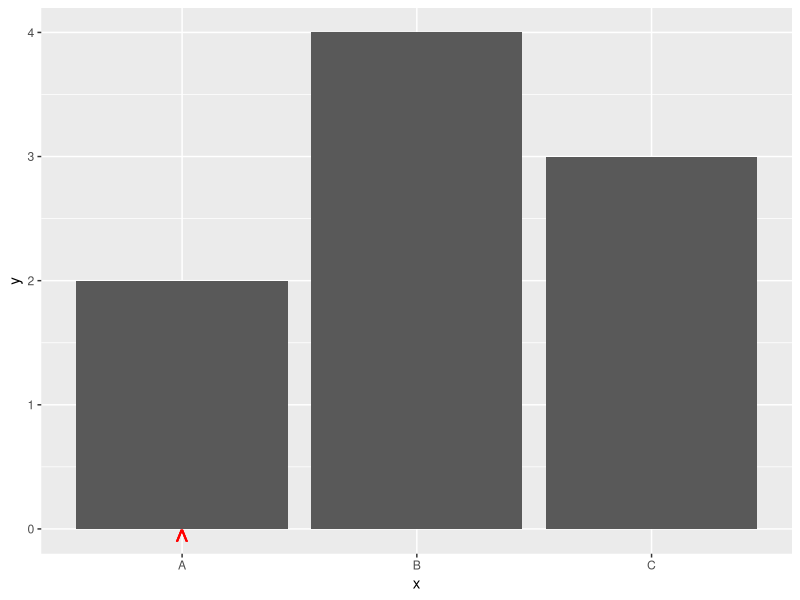
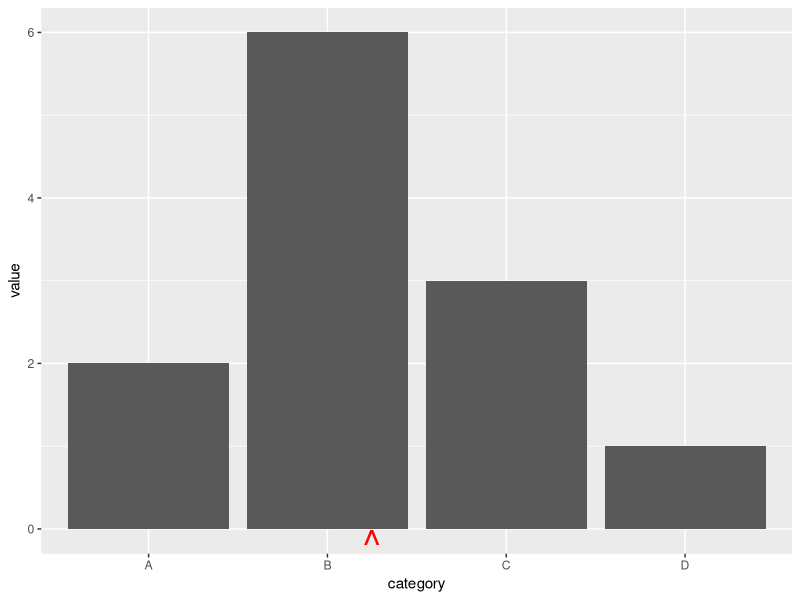

The R script that drew these images, in order:
## ---- chunk 1
knitr::opts_chunk$set(echo = TRUE)
## ---- chunk 2
library(ggplot2)

# 1. Stat to compute the balance point
StatBalPoint <- ggproto("StatBalPoint", Stat,
  required_aes = c("x", "y"),
  
  compute_group = function(data, scales) {
    # Convert x to numeric position (important for factors)
    data$x_num <- as.numeric(factor(data$x, levels = unique(data$x)))
    
    balance <- sum(data$x_num * data$y, na.rm = TRUE) / sum(data$y, na.rm = TRUE)
    
    data.frame(x = balance, y = 0, label = "^")
  }
)

# 2. Define geom_bal_point
geom_bal_point <- function(mapping = NULL, data = NULL,
                           stat = "bal_point", position = "identity",
                           ..., na.rm = FALSE, show.legend = NA,
                           inherit.aes = TRUE) {
  layer(
    stat = StatBalPoint, geom = GeomText, mapping = mapping, data = data,
    position = position, show.legend = show.legend,
    inherit.aes = inherit.aes,
    params = list(na.rm = na.rm, vjust = 1, ...)  # vjust=1 puts tip at y = 0
  )
}
## ---- chunk 3
df <- data.frame(x = c("A", "B", "C"), y = c(2, 4, 3))

ggplot(df, aes(x = x, y = y)) +
  geom_col() +
  geom_bal_point(size = 8, color = "red")

## ---- chunk 4

library(ggplot2)

# Step 1: Stat that calculates weighted average of x positions
StatBalPoint <- ggproto("StatBalPoint", Stat,
  required_aes = c("x", "y"),
  
  compute_panel = function(data, scales) {
    # Map discrete x values to numeric positions (used for geom_col())
    x_positions <- scales$x$map(data$x)

    # Weighted mean x (balance point)
    balance <- sum(x_positions * data$y, na.rm = TRUE) / sum(data$y, na.rm = TRUE)
    
    data.frame(x = balance, y = 0, label = "^")
  }
)

# Step 2: geom_bal_point() using GeomText with vertical alignment
geom_bal_point <- function(mapping = NULL, data = NULL,
                           stat = "bal_point", position = "identity",
                           ..., na.rm = FALSE, show.legend = NA,
                           inherit.aes = TRUE) {
  layer(
    stat = StatBalPoint, geom = GeomText, mapping = mapping, data = data,
    position = position, show.legend = show.legend, inherit.aes = inherit.aes,
    params = list(na.rm = na.rm, vjust = 1, ...)  # vjust = 1 aligns tip of "^" at y = 0
  )
}


df <- data.frame(
  category = c("A", "B", "C", "D"),
  value = c(2, 6, 3, 1)
)

ggplot(df, aes(x = category, y = value)) +
  geom_col() +
  geom_bal_point(aes(x = category, y = value), size = 10, color = "red")
